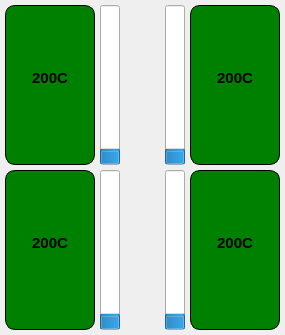
<?xml version="1.0" encoding="UTF-8"?>
<ui version="4.0">
 <class>WheelsWidget</class>
 <widget class="QWidget" name="WheelsWidget">
  <property name="geometry">
   <rect>
    <x>0</x>
    <y>0</y>
    <width>285</width>
    <height>335</height>
   </rect>
  </property>
  <property name="windowTitle">
   <string>Form</string>
  </property>
  <widget class="QProgressBar" name="RL_Suspension_Bar">
   <property name="geometry">
    <rect>
     <x>100</x>
     <y>170</y>
     <width>20</width>
     <height>160</height>
    </rect>
   </property>
   <property name="maximum">
    <number>100</number>
   </property>
   <property name="value">
    <number>8</number>
   </property>
   <property name="alignment">
    <set>Qt::AlignJustify|Qt::AlignTop</set>
   </property>
   <property name="textVisible">
    <bool>false</bool>
   </property>
   <property name="orientation">
    <enum>Qt::Vertical</enum>
   </property>
  </widget>
  <widget class="QFrame" name="RR_Wheel_Frame">
   <property name="geometry">
    <rect>
     <x>190</x>
     <y>170</y>
     <width>90</width>
     <height>160</height>
    </rect>
   </property>
   <property name="styleSheet">
    <string notr="true">.QFrame{ background-color: green; border: 1px solid black; border-radius: 10px;}</string>
   </property>
   <property name="frameShape">
    <enum>QFrame::StyledPanel</enum>
   </property>
   <property name="frameShadow">
    <enum>QFrame::Raised</enum>
   </property>
   <widget class="QLabel" name="RR_Wheel_Temp">
    <property name="geometry">
     <rect>
      <x>0</x>
      <y>60</y>
      <width>90</width>
      <height>25</height>
     </rect>
    </property>
    <property name="font">
     <font>
      <pointsize>11</pointsize>
      <weight>75</weight>
      <bold>true</bold>
      <kerning>true</kerning>
     </font>
    </property>
    <property name="text">
     <string>200C</string>
    </property>
    <property name="alignment">
     <set>Qt::AlignCenter</set>
    </property>
   </widget>
  </widget>
  <widget class="QFrame" name="RL_Wheel_Frame">
   <property name="geometry">
    <rect>
     <x>5</x>
     <y>170</y>
     <width>90</width>
     <height>160</height>
    </rect>
   </property>
   <property name="styleSheet">
    <string notr="true">.QFrame{ background-color: green; border: 1px solid black; border-radius: 10px;}</string>
   </property>
   <property name="frameShape">
    <enum>QFrame::StyledPanel</enum>
   </property>
   <property name="frameShadow">
    <enum>QFrame::Raised</enum>
   </property>
   <widget class="QLabel" name="RL_Wheel_Temp">
    <property name="geometry">
     <rect>
      <x>0</x>
      <y>60</y>
      <width>90</width>
      <height>25</height>
     </rect>
    </property>
    <property name="font">
     <font>
      <pointsize>11</pointsize>
      <weight>75</weight>
      <bold>true</bold>
      <kerning>true</kerning>
     </font>
    </property>
    <property name="text">
     <string>200C</string>
    </property>
    <property name="alignment">
     <set>Qt::AlignCenter</set>
    </property>
   </widget>
  </widget>
  <widget class="QFrame" name="FL_Wheel_Frame">
   <property name="geometry">
    <rect>
     <x>5</x>
     <y>5</y>
     <width>90</width>
     <height>160</height>
    </rect>
   </property>
   <property name="styleSheet">
    <string notr="true">.QFrame{ background-color: green; border: 1px solid black; border-radius: 10px;}</string>
   </property>
   <property name="frameShape">
    <enum>QFrame::StyledPanel</enum>
   </property>
   <property name="frameShadow">
    <enum>QFrame::Raised</enum>
   </property>
   <widget class="QLabel" name="FL_Wheel_Temp">
    <property name="geometry">
     <rect>
      <x>0</x>
      <y>60</y>
      <width>90</width>
      <height>25</height>
     </rect>
    </property>
    <property name="font">
     <font>
      <pointsize>11</pointsize>
      <weight>75</weight>
      <bold>true</bold>
      <kerning>true</kerning>
     </font>
    </property>
    <property name="text">
     <string>200C</string>
    </property>
    <property name="alignment">
     <set>Qt::AlignCenter</set>
    </property>
   </widget>
  </widget>
  <widget class="QProgressBar" name="FR_Suspension_Bar">
   <property name="geometry">
    <rect>
     <x>165</x>
     <y>5</y>
     <width>20</width>
     <height>160</height>
    </rect>
   </property>
   <property name="maximum">
    <number>100</number>
   </property>
   <property name="value">
    <number>8</number>
   </property>
   <property name="alignment">
    <set>Qt::AlignJustify|Qt::AlignTop</set>
   </property>
   <property name="textVisible">
    <bool>false</bool>
   </property>
   <property name="orientation">
    <enum>Qt::Vertical</enum>
   </property>
  </widget>
  <widget class="QFrame" name="FR_Wheel_Frame">
   <property name="geometry">
    <rect>
     <x>190</x>
     <y>5</y>
     <width>90</width>
     <height>160</height>
    </rect>
   </property>
   <property name="styleSheet">
    <string notr="true">.QFrame{ background-color: green; border: 1px solid black; border-radius: 10px;}</string>
   </property>
   <property name="frameShape">
    <enum>QFrame::StyledPanel</enum>
   </property>
   <property name="frameShadow">
    <enum>QFrame::Raised</enum>
   </property>
   <widget class="QLabel" name="FR_Wheel_Temp">
    <property name="geometry">
     <rect>
      <x>0</x>
      <y>60</y>
      <width>90</width>
      <height>25</height>
     </rect>
    </property>
    <property name="font">
     <font>
      <pointsize>11</pointsize>
      <weight>75</weight>
      <bold>true</bold>
      <kerning>true</kerning>
     </font>
    </property>
    <property name="text">
     <string>200C</string>
    </property>
    <property name="alignment">
     <set>Qt::AlignCenter</set>
    </property>
   </widget>
  </widget>
  <widget class="QProgressBar" name="FL_Suspension_Bar">
   <property name="geometry">
    <rect>
     <x>100</x>
     <y>5</y>
     <width>20</width>
     <height>160</height>
    </rect>
   </property>
   <property name="maximum">
    <number>100</number>
   </property>
   <property name="value">
    <number>8</number>
   </property>
   <property name="alignment">
    <set>Qt::AlignJustify|Qt::AlignTop</set>
   </property>
   <property name="textVisible">
    <bool>false</bool>
   </property>
   <property name="orientation">
    <enum>Qt::Vertical</enum>
   </property>
  </widget>
  <widget class="QProgressBar" name="RR_Suspension_Bar">
   <property name="geometry">
    <rect>
     <x>165</x>
     <y>170</y>
     <width>20</width>
     <height>160</height>
    </rect>
   </property>
   <property name="maximum">
    <number>100</number>
   </property>
   <property name="value">
    <number>8</number>
   </property>
   <property name="alignment">
    <set>Qt::AlignJustify|Qt::AlignTop</set>
   </property>
   <property name="textVisible">
    <bool>false</bool>
   </property>
   <property name="orientation">
    <enum>Qt::Vertical</enum>
   </property>
  </widget>
 </widget>
 <resources/>
 <connections/>
</ui>
